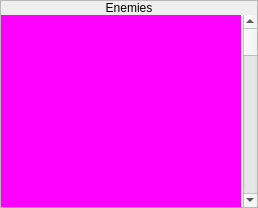
             <widget class="QWidget" name="pgEnemies">
              <layout class="QVBoxLayout" name="verticalLayout_18">
               <property name="spacing">
                <number>0</number>
               </property>
               <property name="leftMargin">
                <number>0</number>
               </property>
               <property name="topMargin">
                <number>0</number>
               </property>
               <property name="rightMargin">
                <number>0</number>
               </property>
               <property name="bottomMargin">
                <number>0</number>
               </property>
               <item>
                <widget class="QFrame" name="frame_8">
                 <property name="frameShape">
                  <enum>QFrame::StyledPanel</enum>
                 </property>
                 <property name="frameShadow">
                  <enum>QFrame::Raised</enum>
                 </property>
                 <layout class="QVBoxLayout" name="verticalLayout_17">
                  <property name="spacing">
                   <number>0</number>
                  </property>
                  <property name="leftMargin">
                   <number>0</number>
                  </property>
                  <property name="topMargin">
                   <number>0</number>
                  </property>
                  <property name="rightMargin">
                   <number>0</number>
                  </property>
                  <property name="bottomMargin">
                   <number>0</number>
                  </property>
                  <item>
                   <widget class="QLabel" name="label_4">
                    <property name="sizePolicy">
                     <sizepolicy hsizetype="Preferred" vsizetype="Fixed">
                      <horstretch>0</horstretch>
                      <verstretch>0</verstretch>
                     </sizepolicy>
                    </property>
                    <property name="text">
                     <string>Enemies</string>
                    </property>
                    <property name="alignment">
                     <set>Qt::AlignCenter</set>
                    </property>
                   </widget>
                  </item>
                  <item>
                   <widget class="QWidget" name="widget_19" native="true">
                    <layout class="QVBoxLayout" name="verticalLayout_19">
                     <property name="spacing">
                      <number>0</number>
                     </property>
                     <property name="leftMargin">
                      <number>0</number>
                     </property>
                     <property name="topMargin">
                      <number>0</number>
                     </property>
                     <property name="rightMargin">
                      <number>0</number>
                     </property>
                     <property name="bottomMargin">
                      <number>0</number>
                     </property>
                     <item>
                      <widget class="QTableWidget" name="tblEnemies">
                       <property name="minimumSize">
                        <size>
                         <width>256</width>
                         <height>0</height>
                        </size>
                       </property>
                       <property name="maximumSize">
                        <size>
                         <width>256</width>
                         <height>16777215</height>
                        </size>
                       </property>
                       <property name="styleSheet">
                        <string notr="true">QTableWidget::item
{
	background-color: rgb(255, 0, 255);
}</string>
                       </property>
                       <property name="frameShape">
                        <enum>QFrame::NoFrame</enum>
                       </property>
                       <property name="verticalScrollBarPolicy">
                        <enum>Qt::ScrollBarAlwaysOn</enum>
                       </property>
                       <property name="horizontalScrollBarPolicy">
                        <enum>Qt::ScrollBarAlwaysOff</enum>
                       </property>
                       <property name="editTriggers">
                        <set>QAbstractItemView::NoEditTriggers</set>
                       </property>
                       <property name="selectionMode">
                        <enum>QAbstractItemView::SingleSelection</enum>
                       </property>
                       <property name="textElideMode">
                        <enum>Qt::ElideNone</enum>
                       </property>
                       <property name="verticalScrollMode">
                        <enum>QAbstractItemView::ScrollPerPixel</enum>
                       </property>
                       <property name="horizontalScrollMode">
                        <enum>QAbstractItemView::ScrollPerPixel</enum>
                       </property>
                       <property name="showGrid">
                        <bool>false</bool>
                       </property>
                       <property name="wordWrap">
                        <bool>false</bool>
                       </property>
                       <property name="cornerButtonEnabled">
                        <bool>false</bool>
                       </property>
                       <property name="rowCount">
                        <number>52</number>
                       </property>
                       <property name="columnCount">
                        <number>5</number>
                       </property>
                       <attribute name="horizontalHeaderVisible">
                        <bool>false</bool>
                       </attribute>
                       <attribute name="horizontalHeaderMinimumSectionSize">
                        <number>48</number>
                       </attribute>
                       <attribute name="horizontalHeaderDefaultSectionSize">
                        <number>48</number>
                       </attribute>
                       <attribute name="verticalHeaderVisible">
                        <bool>false</bool>
                       </attribute>
                       <attribute name="verticalHeaderMinimumSectionSize">
                        <number>48</number>
                       </attribute>
                       <attribute name="verticalHeaderDefaultSectionSize">
                        <number>48</number>
                       </attribute>
                       <row>
                        <property name="text">
                         <string>1</string>
                        </property>
                       </row>
                       <row>
                        <property name="text">
                         <string>2</string>
                        </property>
                       </row>
                       <row/>
                       <row/>
                       <row/>
                       <row/>
                       <row/>
                       <row/>
                       <row/>
                       <row/>
                       <row/>
                       <row/>
                       <row/>
                       <row/>
                       <row/>
                       <row/>
                       <row/>
                       <row/>
                       <row/>
                       <row/>
                       <row/>
                       <row/>
                       <row/>
                       <row/>
                       <row/>
                       <row/>
                       <row/>
                       <row/>
                       <row/>
                       <row/>
                       <row/>
                       <row/>
                       <row/>
                       <row/>
                       <row/>
                       <row/>
                       <row/>
                       <row/>
                       <row/>
                       <row/>
                       <row/>
                       <row/>
                       <row/>
                       <row/>
                       <row/>
                       <row/>
                       <row/>
                       <row/>
                       <row/>
                       <row/>
                       <row/>
                       <row/>
                       <column>
                        <property name="text">
                         <string>1</string>
                        </property>
                       </column>
                       <column>
                        <property name="text">
                         <string>2</string>
                        </property>
                       </column>
                       <column>
                        <property name="text">
                         <string>3</string>
                        </property>
                       </column>
                       <column>
                        <property name="text">
                         <string>4</string>
                        </property>
                       </column>
                       <column>
                        <property name="text">
                         <string>5</string>
                        </property>
                       </column>
                      </widget>
                     </item>
                    </layout>
                   </widget>
                  </item>
                 </layout>
                </widget>
               </item>
              </layout>
             </widget>
